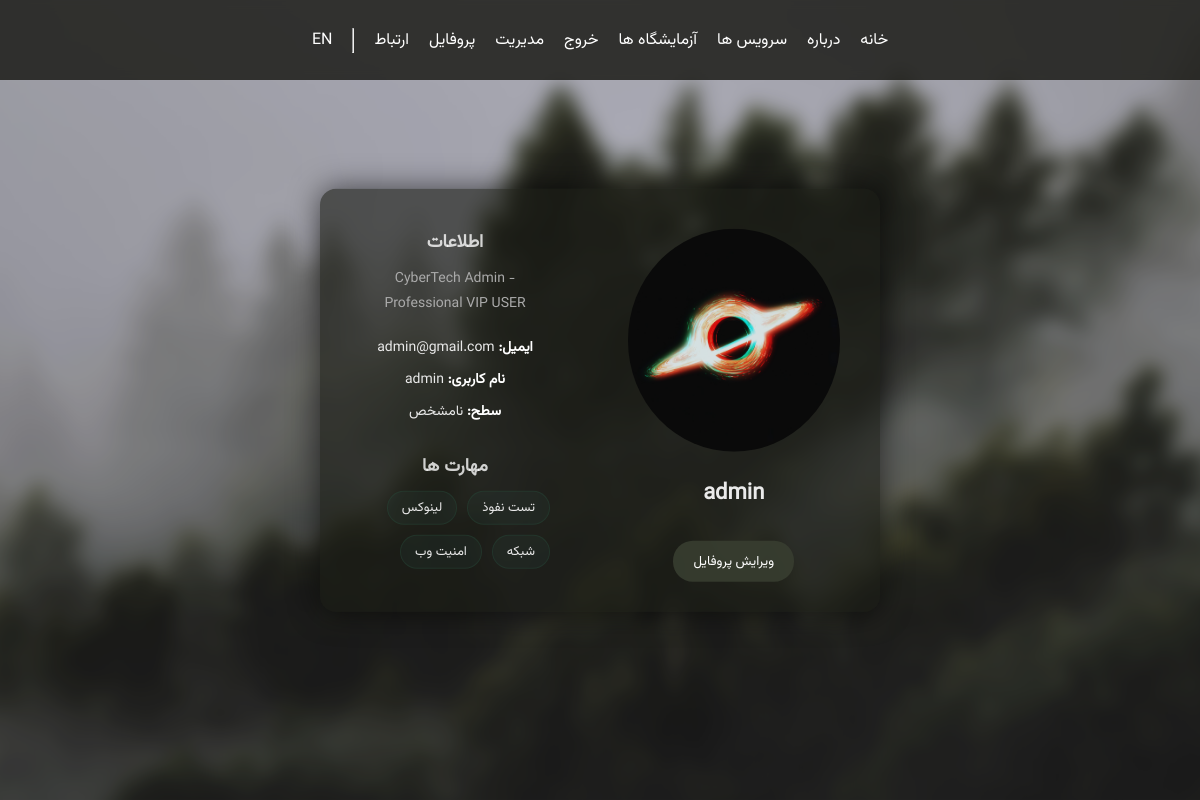
The page /php/fa/profile.php (signed in) on the database its author committed.
### tables this page shows
CREATE TABLE `users` (
  `id` int(15) NOT NULL,
  `username` varchar(20) NOT NULL,
  `password` varchar(20) NOT NULL,
  `email` varchar(60) NOT NULL,
  `description` varchar(200) NOT NULL DEFAULT 'Empty',
  `user_status` varchar(10) NOT NULL DEFAULT 'Member',
  `picture` varchar(300) NOT NULL DEFAULT '../../assets/images/users.jpeg',
  `skills` varchar(500) NOT NULL DEFAULT 'Empty'
);

### php/fa/profile.php (the view, shortened to what this page needs)
<?php
if (isset($_SESSION['email']) and isset($_SESSION['password'])) {
  $email = $_SESSION['email'];
  $password = $_SESSION['password'];
  $cybertech_db = mysqli_connect("localhost", "root", "", "cybertech_db");
  $database_data = mysqli_query($cybertech_db, "SELECT * FROM `users` WHERE email='$email' and password='$password'");
  $result = mysqli_fetch_array($database_data);
  $id = $result["id"];
}
else{
  ?>
  <script>
    window.location = "../../html/fa/login.html"
  </script>
  <?php
}
?>
<!doctype html>
<html lang="fa" dir="rtl">
<head>
  <link rel="stylesheet" href="../../css/profile.css">
  <link rel="stylesheet" href="../../css/header.css">
</head>
<body>
  <div class="image-wrapper">
    <img class="back-image" src="../../assets/images/image2.jpg" alt="Background" />
    <section class="profile-container">
        <div class="profile-card">
            <div class="profile-avatar">
                <img src="<?php echo($result["picture"]);?>" alt="User Avatar">
                <h2><?php echo($result["username"]);?></h2>
                <br>
                <button class="edit-profile" onclick="redirect('../database/editor.php?referrer=user&lang=fa&id=<?php echo($id);?>')">ویرایش پروفایل</button>
            </div>
            <div class="profile-info">
                <h3>اطلاعات</h3>
                <p>
                  <?php echo($result["description"]);?>
                </p>
                <ul class="info-list">
                    <li><strong>ایمیل:</strong> <?php echo($result["email"]);?></li>
                    <li><strong>نام کاربری:</strong> <?php echo($result["username"]);?></li>
                    <li><strong>سطح:</strong> نامشخص</li>
                </ul>
                <h3>مهارت ها</h3>
                <div class="skills">
                    <div class="skill">تست نفوذ</div>
                    <div class="skill">لینوکس</div>
                    <div class="skill">شبکه</div>
                    <div class="skill">امنیت وب</div>
                </div>
            </div>
        </div>
    </section>
  </div>
  <?php
    include "../../html/fa/header.php";
  ?>
</body>
</html>

### css/profile.css (style rules this page uses)
* { margin: 0; padding: 0; box-sizing: border-box; font-family: 'Vazirmatn'; }
body { direction: ltr; margin: 0; font-family: Albert Sans; color: #eaeaea; }
.image-wrapper { position: relative; height: 100vh; overflow: hidden; }
.back-image { width: 100%; height: 100%; object-fit: cover; filter: blur(8px) brightness(0.85); transform: scale(1.05); }
.profile-container { position: absolute; top: 50%; left: 50%; transform: translate(-50%, -50%); text-align: center; }
.profile-container { display: flex; justify-content: center; align-items: center; padding: 60px 20px; }
.profile-card { background: #191b159c; border-radius: 16px; width: 100%; max-width: 900px; padding: 40px; box-shadow: 0 0 30px rgba(0,0,0,0.6); display: grid; grid-template-columns: 250px 1fr; gap: 40px; }
.profile-avatar { text-align: center; width: 85%; height: 65%; }
.profile-avatar img { border-radius: 50%; margin-bottom: 15px; }
.profile-avatar h2 { font-size: 22px; margin-bottom: 5px; }
.profile-info h3 { font-size: 18px; margin-bottom: 10px; color: #ffffffc9; }
.profile-info p { font-size: 14px; line-height: 1.8; margin-bottom: 20px; color: #aaa; }
.info-list { list-style: none; margin-bottom: 30px; }
.info-list li { margin-bottom: 10px; font-size: 14px; }
.info-list strong { color: #fff; }
.skills { display: flex; flex-wrap: wrap; gap: 10px; }
.skill { background: rgba(46, 79, 74, 0.15); border: 1px solid #2749386e; padding: 6px 14px; border-radius: 20px; font-size: 13px; }
.edit-profile { background: #393e30df; color: #fff; border: none; padding: 10px 20px; border-radius: 20px; cursor: pointer; transition: 0.3s; }

### css/header.css (style rules this page uses)
.image-wrapper { position: relative; width: 100%; height: 100vh; overflow: hidden; }
.image-wrapper img { width: 100%; height: 100%; object-fit: cover; }

### rows shown on the page
users: picture (picture), username "admin", description "CyberTech Admin - Professional VIP USER", email "admin@gmail.com"
